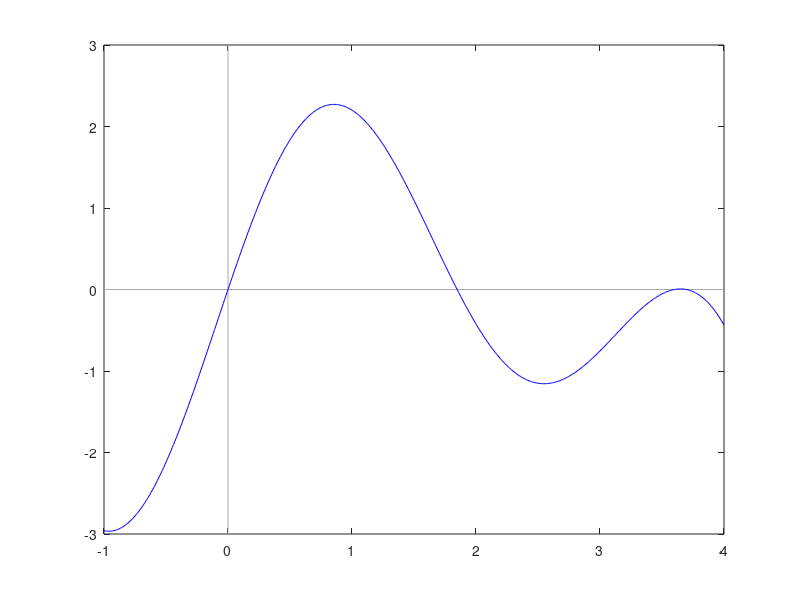

Source code (MATLAB):
from = -1;
to = 4;

xs = linspace(from, to, 500)
ys = sqrt(3) .* sin(1.7 .* xs) .* log(4.6 - xs)

plot([from to], [0 0], 'color', '#aaa');
hold on;
plot([0 0], [-3 3], 'color', '#aaa');

plot(xs, ys, 'b');
